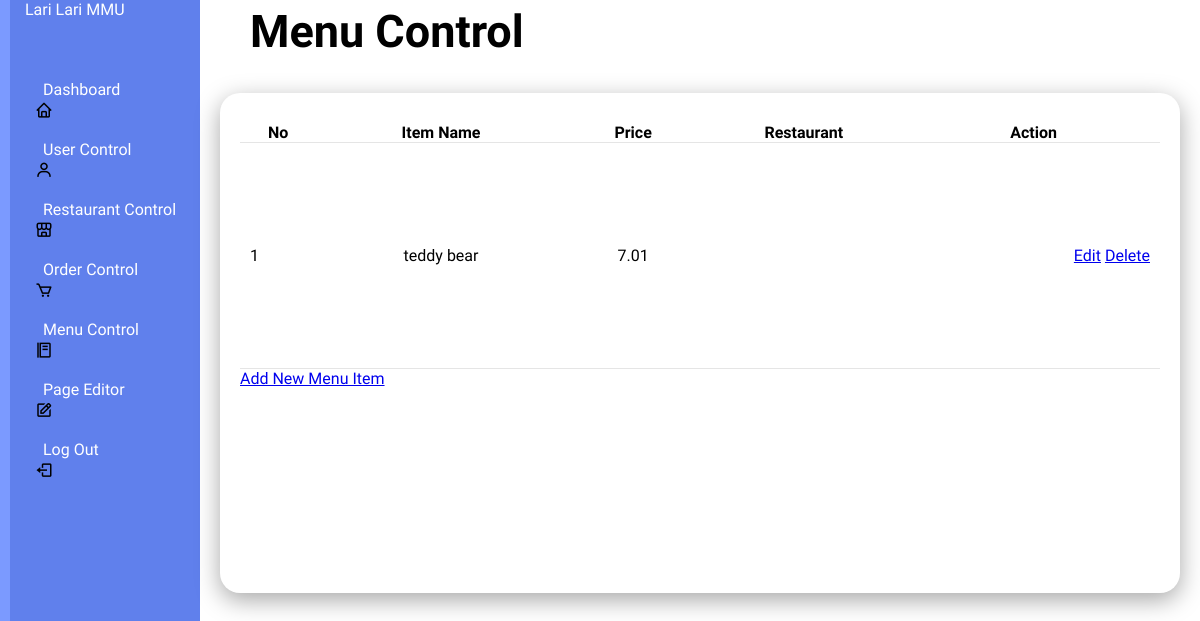
Before: /menucontrol with the older database file.
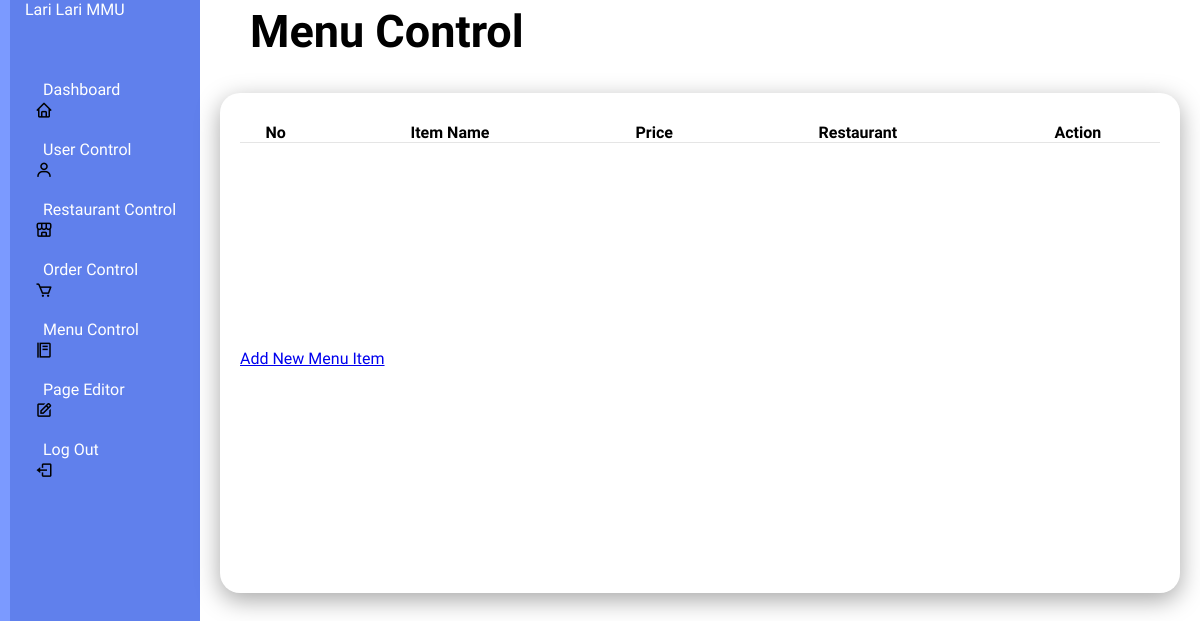
After: the same page with the newer database file.
### tables this page shows
CREATE TABLE menu_items (
            id INTEGER PRIMARY KEY AUTOINCREMENT,
            restaurant_id INTEGER NOT NULL,
            name TEXT NOT NULL,
            price REAL NOT NULL,
            category TEXT NOT NULL,
            estimated_time INTEGER NOT NULL,
            FOREIGN KEY (restaurant_id) REFERENCES restaurants(id)
        );

### app.py (the view)
@app.route('/menucontrol', methods=['GET'])
def menucontrol():
    conn = get_db_connection()
    cursor = conn.cursor()
    query = """
        SELECT id, name, price, restaurant_id
        FROM menu_items
    """
    cursor.execute(query)
    menu_items = cursor.fetchall()
    conn.close()
    return render_template('menucontrol.html', menu_items=menu_items)

### app.py (called while the page is built)
def get_db_connection():
    con = sqlite3.connect("database.db")
    con.row_factory = sqlite3.Row
    return con

### templates/menucontrol.html (shortened to what this page needs)
<!DOCTYPE html>
<html lang="en">
<head>
    <link rel="stylesheet" type="text/css" href="../static/style(admin2).css">
    <link rel="stylesheet" href="https://unpkg.com/boxicons@latest/css/boxicons.min.css">
        <link href="https://cdn.jsdelivr.net/npm/remixicon@4.3.0/fonts/remixicon.css" rel="stylesheet"/>
        <link rel="stylesheet" href="https://unpkg.com/aos@next/dist/aos.css" />
</head>
</head>
<body>
    <div class="admincontainer">
        <div class="navbar">
            <ul>
                <li><a href="#">Lari Lari MMU</a></li>
                <li><i class='bx bx-home'></i><a href="/admin">Dashboard</a></li>
                <li><i class='bx bx-user'></i><a href="/usercontrol">User Control</a></li>
                <li><i class='bx bx-store-alt'></i><a href="/restaurantcontrol">Restaurant Control</a></li>
                <li><i class='bx bx-cart'></i><a href="/ordercontrol">Order Control</a></li>
                <li><i class='bx bx-food-menu'></i><a href="/menucontrol">Menu Control</a></li>
                <li><i class='bx bx-edit'></i><a href="/pageEditor">Page Editor</a></li>
                <li><i class='bx bx-log-out'></i><a href="/logout">Log Out</a></li>
            </ul>
        </div>
    </div>
    <div class="admin-main">
        <div class="admin-header">
            <h2>Menu Control</h2>
        </div>
        <div class="admin-table">
            <div class="table-body">
                <table>
                    <thead>
                        <tr>
                            <th>No</th>
                            <th>Item Name</th>
                            <th>Price</th>
                            <th>Restaurant</th>
                            <th>Action</th>
                        </tr>
                    </thead>
                    <tbody>
                        {% for menu_item in menu_items %}
                        <tr>
                            <td>{{ loop.index }}</td>
                            <td>{{ menu_item.name }}</td>
                            <td>{{ menu_item.price }}</td>
                            <td>{{ menu_item.restaurant_name }}</td>
                            <td>
                                <a href="{{ url_for('edit_menu_item', item_id=menu_item.id) }}">Edit</a>
                                <a href="{{ url_for('admin_delete_menu_item', menu_id=menu_item.id) }}" onclick="return confirm('Are you sure you want to delete this item?')">Delete</a>
                            </td>
                        </tr>
                        {% endfor %}
                    </tbody>
                </table>
                <a href="{{ url_for('admin_add_menu_item') }}">Add New Menu Item</a>
            </div>
        </div>
    </div>
</body>
</html>

Changed rows visible on the page:
removed menu_items: name "teddy bear", price "7.01"
